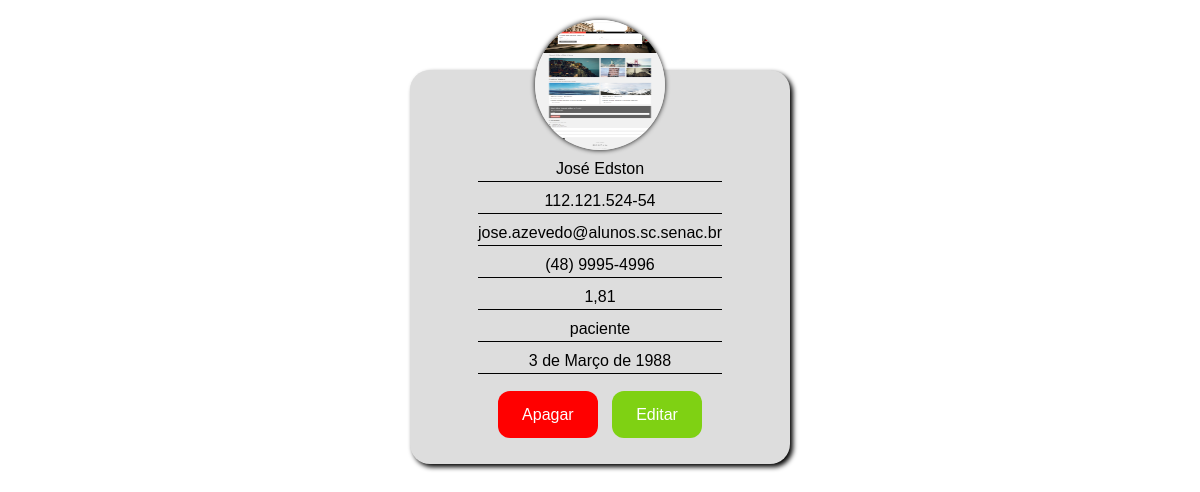
Page /detalhes/1 on the committed database.
### contatos/models.py (models this page shows, shortened)
class Contatos(models.Model):
    usuario = models.ForeignKey(User, on_delete=models.CASCADE) #models.CASCADE ele elimina tudo, o models.DO_NOTHING não faz nada com as informações
    nome = models.CharField(max_length=255)
    imagem = models.ImageField()
    cpf = models.CharField(max_length=14)
    email = models.EmailField()
    telefone = models.CharField(max_length=20)
    altura = models.DecimalField(max_digits=3, decimal_places=2)
    descricao = models.TextField()
    data_nascimento = models.DateField()
    ativo = models.BooleanField()
    class Meta:
        verbose_name_plural = 'Contatos'

### contatos/views.py (the view)
# urls.py: path('detalhes/<int:id>', views.detalhes, name='detalhes'),
def detalhes(request, id):
    contato = get_object_or_404(Contatos, id=id)
    return render(request, 'pages/detalhes.html', {'contato':contato})

### contatos/templates/pages/detalhes.html (shortened to what this page needs)
{% load static %}
<!DOCTYPE html>
<html lang="en">
<head>
    <link rel="stylesheet" href="{% static 'style.css' %}">
</head>
<body>
    <main>
        <div class="card">
            <div class="profile">
                {% if contato.imagem %}
                <img src="{{ contato.imagem.url }}" alt="">
                {% else %}
                <img src="https://triunfo.pe.gov.br/pm_tr430/wp-content/uploads/2018/03/sem-foto.jpg" alt="">
                {% endif %}
            </div>
            <div class="info">
                <p>{{contato.nome}}</p>
                <p>{{contato.cpf}}</p>
                <p>{{contato.email}}</p>
                <p>{{contato.telefone}}</p>
                <p>{{contato.altura}}</p>
                <div class="description">
                    <p>{{contato.descricao}}</p>
                </div>
                <p>{{contato.data_nascimento}}</p>
            </div>
            <div class="btn">
                <a href="{% url 'deletar' contato.id %}">Apagar</a>
                <a href="{% url 'editar' contato.id %}">Editar</a>
            </div>
        </div>
    </main>
</body>
</html>

### templates/static/style.css (style rules this page uses)
* { margin:0; padding: 0; box-sizing: border-box; font-family: Verdana, Geneva, Tahoma, sans-serif; text-decoration: none; }
.card { position: relative; max-width: 380px; padding: 85px 20px; width: 90%; margin: 70px auto; background-color: #ddd; border-radius: 20px; box-shadow: 3px 3px 5px black; display: flex; flex-direction: column; align-items: center; }
.info { display: flex; flex-direction: column; justify-content: space-evenly; text-align: center; }
.description { max-height: 200px; overflow-y: auto; }
.info > p, .description { margin: 5px 0; border-bottom: 1.5px solid black; padding-bottom: 3px; }
.profile { border-radius: 50%; overflow: hidden; width: 130px; height: 130px; position: absolute; top: -50px; box-shadow: 0 0 5px black; }
.profile > img { width: 100%; height: 100%; }
.btn { position: absolute; bottom: 40px; }
.btn > a { background-color: red; padding: 15px 24px; color: white; border-radius: 12px; margin: 0 5px; }
.btn > a:nth-child(2) { background-color: rgb(127, 209, 19); }

### rows in the picture
Contatos: imagem (picture), nome "José Edston", cpf "112.121.524-54", email "jose.azevedo@alunos.sc.senac.br", telefone "(48) 9995-4996", altura "1,81", descricao "paciente", data_nascimento "3 de Março de 1988"
